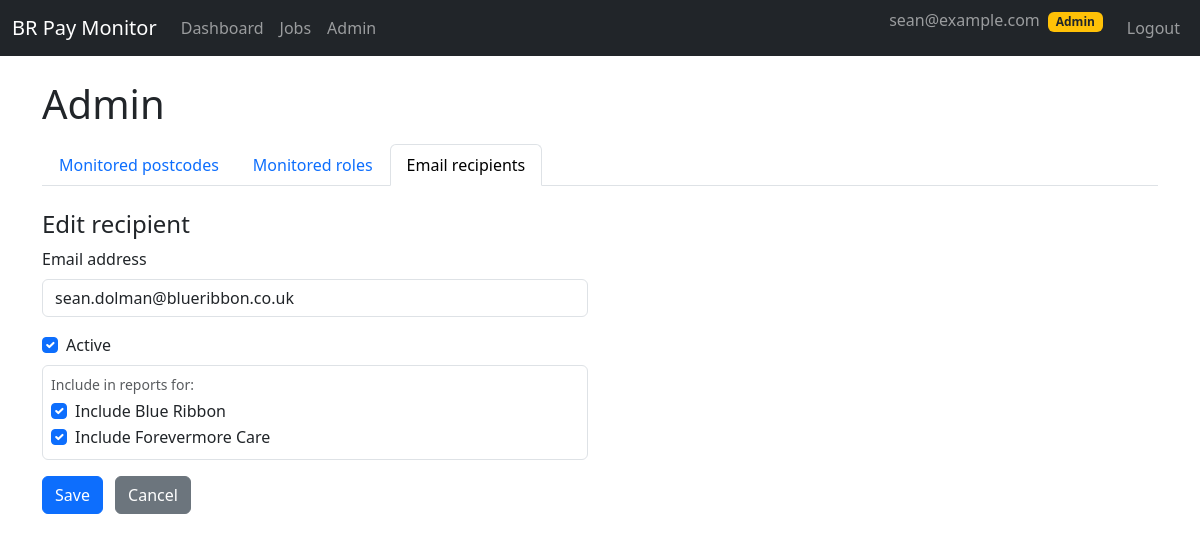
Screenshot of /admin/recipients/2/edit (signed in) with the database file from the repository.
### br_pay_monitor/models.py (models this page shows, shortened)
class User(UserMixin, db.Model):
    __tablename__ = "users"
    id = db.Column(db.Integer, primary_key=True)
    email = db.Column(db.String(255), unique=True, index=True, nullable=False)
    password_hash = db.Column(db.String(255), nullable=False)
    is_admin = db.Column(db.Boolean, default=False, nullable=False)
    is_active = db.Column(db.Boolean, default=True, nullable=False)
    brand_id = db.Column(db.Integer, db.ForeignKey("brands.id"), nullable=True)
    brand = db.relationship("Brand", backref=db.backref("users", lazy="dynamic"))
    created_at = db.Column(db.DateTime, default=datetime.utcnow, nullable=False)

class EmailRecipient(db.Model):
    __tablename__ = "email_recipients"
    id = db.Column(db.Integer, primary_key=True)
    email = db.Column(db.String(255), unique=True, index=True, nullable=False)
    is_active = db.Column(db.Boolean, default=True, nullable=False)
    include_blue_ribbon = db.Column(db.Boolean, default=True, nullable=False)
    include_forevermore = db.Column(db.Boolean, default=False, nullable=False)
    created_at = db.Column(db.DateTime, default=datetime.utcnow, nullable=False)

### br_pay_monitor/blueprints/admin/routes.py (the view, shortened to what this page needs)
@bp.route("/recipients/<int:recipient_id>/edit", methods=["GET", "POST"])
@login_required
def edit_recipient(recipient_id: int):
    _require_admin()
    brand = _current_brand()
    recipient = EmailRecipient.query.filter_by(id=recipient_id).first_or_404()
    form = EmailRecipientForm(obj=recipient)
    if request.method == "GET":
        form.include_blue_ribbon.data = recipient.include_blue_ribbon
        form.include_forevermore.data = recipient.include_forevermore
    return render_template(
        "admin/edit_recipient.html",
        form=form,
        recipient=recipient,
        brand=brand,
    )

### br_pay_monitor/blueprints/admin/forms.py
class EmailRecipientForm(FlaskForm):
    email = StringField("Email address", validators=[DataRequired(), Email()])
    is_active = BooleanField("Active", default=True)
    include_blue_ribbon = BooleanField("Include Blue Ribbon")
    include_forevermore = BooleanField("Include Forevermore Care")
    submit = SubmitField("Save")

### br_pay_monitor/blueprints/admin/routes.py (called while the page is built)
def _require_admin():
    if not current_user.is_authenticated:
        abort(401)
    if not current_user.is_admin:
        abort(403)

def _current_brand() -> Brand:
    return current_user.brand or Brand.get_default_brand()

### br_pay_monitor/templates/admin/edit_recipient.html (shortened to what this page needs)
{% extends "base.html" %}
{% block content %}
<h1 class="mb-3">Admin</h1>
<ul class="nav nav-tabs mb-4">
  <li class="nav-item">
    <a class="nav-link" href="{{ url_for('admin.postcodes') }}">Monitored postcodes</a>
  </li>
  <li class="nav-item">
    <a class="nav-link" href="{{ url_for('admin.roles') }}">Monitored roles</a>
  </li>
  <li class="nav-item">
    <a class="nav-link active" href="{{ url_for('admin.recipients') }}">Email recipients</a>
  </li>
</ul>
<div class="row">
  <div class="col-md-6">
    <h4>Edit recipient</h4>
    <form method="post">
      <div class="mb-3">
        {{ form.email.label(class="form-label") }}
        {{ form.email(class="form-control") }}
      </div>
      <div class="form-check mb-2">
        {{ form.is_active(class="form-check-input") }}
        {{ form.is_active.label(class="form-check-label") }}
      </div>
      <div class="border rounded p-2 mb-3">
        <div class="small mb-1 text-muted">Include in reports for:</div>
        <div class="form-check">
          {{ form.include_blue_ribbon(class="form-check-input") }}
          {{ form.include_blue_ribbon.label(class="form-check-label") }}
        </div>
        <div class="form-check">
          {{ form.include_forevermore(class="form-check-input") }}
          {{ form.include_forevermore.label(class="form-check-label") }}
        </div>
      </div>
      {{ form.submit(class="btn btn-primary") }}
      <a href="{{ url_for('admin.recipients') }}" class="btn btn-secondary ms-2">Cancel</a>
    </form>
  </div>
</div>
{% endblock %}

### br_pay_monitor/templates/base.html (shortened to what this page needs)
<!doctype html>
<html lang="en">
  <head>
    <link
      href="https://cdn.jsdelivr.net/npm/bootstrap@5.3.3/dist/css/bootstrap.min.css"
      rel="stylesheet"
    >
  </head>
  <body>
    <nav class="navbar navbar-expand-lg navbar-dark bg-dark mb-4">
      <div class="container-fluid">
        <a class="navbar-brand" href="{{ url_for('dashboard.index') }}">BR Pay Monitor</a>
        <div class="collapse navbar-collapse" id="navbarNav">
          <ul class="navbar-nav me-auto">
            {% if current_user.is_authenticated %}
            <li class="nav-item">
              <a class="nav-link" href="{{ url_for('dashboard.index') }}">Dashboard</a>
            </li>
            <li class="nav-item">
              <a class="nav-link" href="{{ url_for('dashboard.jobs') }}">Jobs</a>
            </li>
            {% if current_user.is_admin %}
            <li class="nav-item">
              <a class="nav-link" href="{{ url_for('admin.postcodes') }}">Admin</a>
            </li>
            {% endif %}
            {% endif %}
          </ul>
          <ul class="navbar-nav">
            {% if current_user.is_authenticated %}
            <li class="nav-item">
              <span class="navbar-text me-3">
                {{ current_user.email }}
                {% if current_user.is_admin %}
                  <span class="badge bg-warning text-dark ms-1">Admin</span>
                {% endif %}
              </span>
            </li>
            <li class="nav-item">
              <a class="nav-link" href="{{ url_for('auth.logout') }}">Logout</a>
            </li>
            {% else %}
            <li class="nav-item">
              <a class="nav-link" href="{{ url_for('auth.login') }}">Login</a>
            </li>
            {% endif %}
          </ul>
        </div>
      </div>
    </nav>
    <main class="container">
      {% block content %}{% endblock %}
    </main>
  </body>
</html>

### rows the page displays
User: email "sean@example.com"
EmailRecipient: email "sean.dolman@blueribbon.co.uk", is_active "☑", include_blue_ribbon "☑", include_forevermore "☑"
